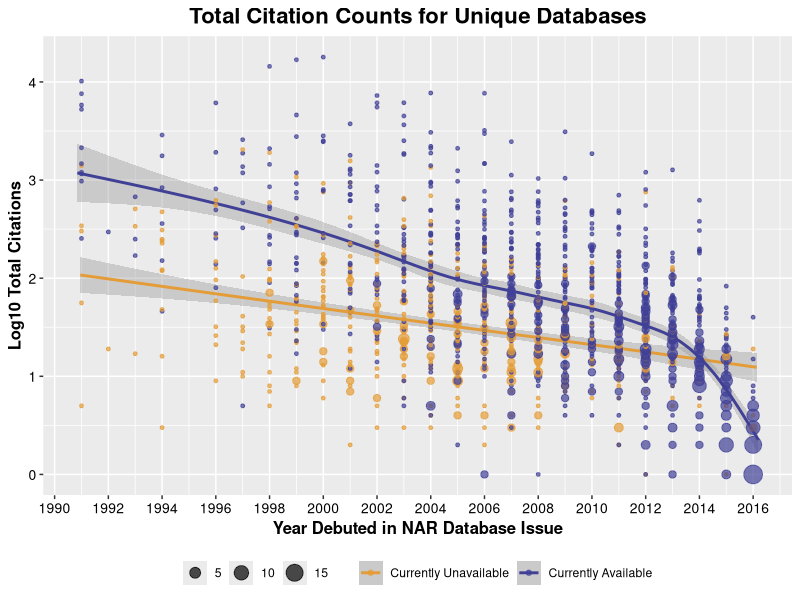

Write the R code that produced this figure.
##STEP 4 - Citations and Citation Quartiles 
##Purpose: plot citations, also calculate & bin citation quartiles, and create summary table - also determine number of MBDC collection IDs vs unique NAR IDs for this study
##Process for quartiles: remove newest articles, then loop through to determine the ordered rank within issue for each article, then the percent rank within issue for each article, then average percent rank across all articles for db with > 1 articles, and finally assign citation quartile
##Package(s): tidyverse, ggplot2, stringr
##Input file(s): nar_v20_3.csv
##Output file(s): nar_v20_3_plot_2.csv, nar_v20_4.csv, nar_v20_4_tab_1.csv, Figure_2_Citations.PDF

library(tidyverse)
nar_v20_3 <- read.csv("nar_v20_3.csv")

nar <- nar_v20_3
nar <- filter(nar, article_year < 2013)

nar_v20_4 <- nar %>%
  group_by(article_year) %>% 
      arrange(article_year, desc(citations)) %>% 
          mutate(issue_rank = rank(desc(citations), ties.method= "random")) %>%
              mutate(issue_percent_rank = 1-(issue_rank/length(article_year)))

## next, for db with >1 paper,  average the percent rank across all papers

nar_v20_4 <- nar_v20_4 %>%
    group_by(db_id) %>% 
         mutate(ave_issue_percent_rank = mean(issue_percent_rank))

nar_v20_4 <- mutate(nar_v20_4, quartile = ifelse(test = (ave_issue_percent_rank > 0.75), 
          yes = 1,
          no = ifelse(test = (ave_issue_percent_rank <= 0.75 & ave_issue_percent_rank > 0.5), 
                yes = 2,
                no = ifelse(test = (ave_issue_percent_rank <= 0.5 & ave_issue_percent_rank > 0.25),
                       yes = 3,
                      no = 4))))

write.csv(nar_v20_4, "nar_v20_4.csv", row.names = FALSE)

## Create Summary Table

nar_v20_4_uni <- distinct(nar_v20_4, db_id, .keep_all = TRUE)
nar_v20_4_notwww <- filter(nar_v20_4_uni, status != "never_www")

nar_v20_4_notwww_tibble <- nar_v20_4_notwww %>% 
  group_by(quartile) %>% 
  summarise(db_count = length(unique(db_id)), art_count = sum(total_articles), art_per_db = mean(total_articles), std = sd(total_articles), raw_cit_sum = sum(total_citations), curr_available_count = sum(status=="yes"))

write.csv(nar_v20_4_notwww_tibble, "nar_v20_4_tab_1.csv", row.names = FALSE)

## Plotting
## export for figure as PDF
## size as 6 x 8 and *do not adjust*
## Citations by Database (ALL Online databases - not just <2013)

nar_v20_3_uni <- distinct(nar_v20_3, db_id, .keep_all = TRUE)
nar_v20_3_notwww <- filter(nar_v20_3_uni, status != "never_www")

write.csv(nar_v20_3_notwww, "nar_v20_3_plot_2.csv", row.names = FALSE)

ggplot(nar_v20_3_notwww) +
  geom_smooth(aes(x = jitter(debut_yr), y = log10(total_citations), color = status)) + ## note method used is 'gam' - generalized additive model for better local means - it does model the dip due to citation lag for recent years better than a linear model (lm)
  geom_count(aes(x = debut_yr, y = log10(total_citations),  color = status), alpha = 0.7) +
  xlab("Year Debuted in NAR Database Issue") +
  ylab("Log10 Total Citations") +
  scale_y_continuous(breaks = scales::pretty_breaks(n = 5)) +
  scale_x_continuous(breaks = scales::pretty_breaks(n = 10)) +
  ggtitle("Total Citation Counts for Unique Databases") +
  scale_color_manual(values = c("#E39C37", "#404096"), 
                     labels = c("Currently Unavailable", "Currently Available")) +
  theme(plot.title = element_text(face='bold',size=16,hjust=0.5),
        axis.title.x = element_text(face='bold',size=12,hjust=0.5),
        axis.title.y = element_text(face='bold',size=12),
        axis.text.x = element_text(size=10,color='black'),
        axis.text.y = element_text(size=10,color='black'),
        legend.title = element_blank(),
        legend.position="bottom")

## Determine number of MBDC collection IDs vs unique NAR IDs for this study

library(stringr)
NARcount <- sum(str_count(nar_v20_3_uni$db_id, "NAR")) ## result:  322
MBDCcount <- sum(str_count(nar_v20_3_uni$db_id, "MBDC"))  ## result:  1405

## Determine number of single article DB vs multiple article DB
single <- sum(nar_v20_4_notwww$total_articles == 1)
mult <- sum(nar_v20_4_notwww$total_articles > 1)




